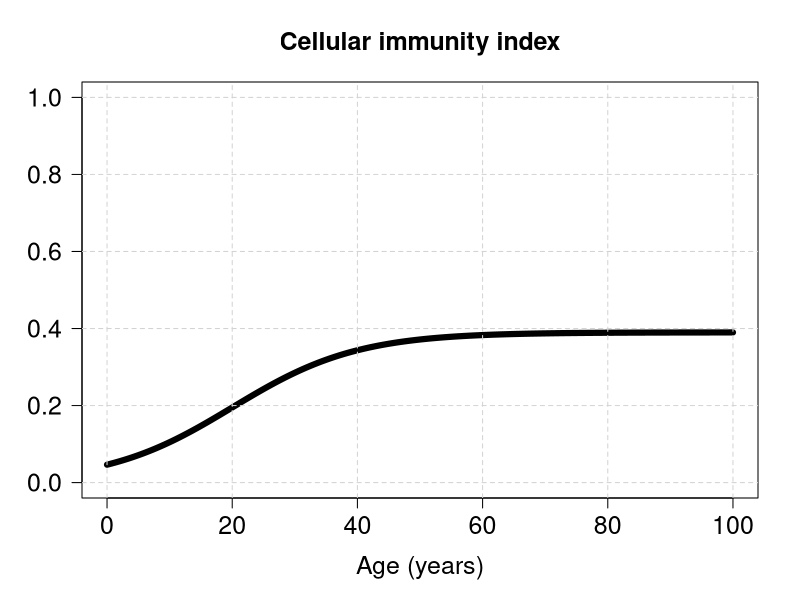

Write the R code that produced this figure.

# Humoral immunity

q <- 100
x <- seq(0,q,length.out = 1e3)

plot.hum <- function(x,q,p,h0, add) {
	y <- h0 * ( (q^p-(x)^p)^(1/p) )/q
	if(!add){
		plot(x,y,typ='l',lwd=6, 
			 main='Humoral immunity',
			 ylab='',xlab='age',
			 ylim = c(0,1),las=1)
		grid(lty=2)	}
	if(add){
		lines(x,y,typ='l',lwd=2)
	}
}

# Cellular immunity
plot.cel <- function(imm.max, slope, pivot,add) {
	agemax <- 100
	x <- seq(0,agemax,length.out = 1000)
	y <- imm.max/(1+exp(-slope*(x/pivot-1)))
	
	if(!add){
		plot(x,y,typ='l', xlim=c(0,agemax), 
			 main='Cellular immunity index',
			 las=1, 
			 xlab='Age (years)',ylab='',
			 ylim=c(0,1),lwd=6)
		grid(lty=2)
	}
	if(add){
		lines(x,y,lwd=2)
	}
}

save.plot <- TRUE
if(save.plot) pdf('../figures/immunity.pdf',width = 12, height = 6)
par(mfrow=c(1,1), cex.lab=1.5, cex.axis=1.5, cex.main=1.5)
# h0 <- 0.5
# plot.hum(x,q=100,p=1.7,h0, add=F)
# plot.hum(x,q=100,p=3.0,  h0, add=T)
plot.cel(imm.max = 0.39, slope=2, pivot=20, add=F)
# plot.cel(imm.max = 0.7, slope=2, pivot=29, add=T)
if(save.plot) dev.off()
